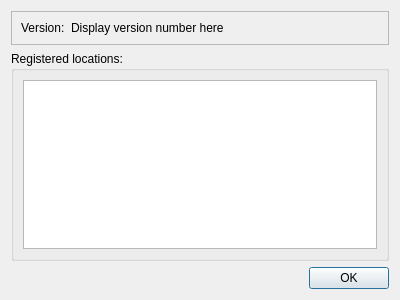
<?xml version="1.0" encoding="UTF-8"?>
<ui version="4.0">
 <class>SettingsDialog</class>
 <widget class="QDialog" name="SettingsDialog">
  <property name="geometry">
   <rect>
    <x>0</x>
    <y>0</y>
    <width>400</width>
    <height>300</height>
   </rect>
  </property>
  <property name="windowTitle">
   <string>Settings</string>
  </property>
  <layout class="QVBoxLayout" name="verticalLayout">
   <item>
    <widget class="QFrame" name="frame">
     <property name="frameShape">
      <enum>QFrame::StyledPanel</enum>
     </property>
     <property name="frameShadow">
      <enum>QFrame::Raised</enum>
     </property>
     <layout class="QHBoxLayout" name="horizontalLayout_2">
      <item>
       <widget class="QLabel" name="version_label">
        <property name="text">
         <string>Version:</string>
        </property>
       </widget>
      </item>
      <item>
       <widget class="QLabel" name="versionDisplay_label">
        <property name="sizePolicy">
         <sizepolicy hsizetype="Expanding" vsizetype="Preferred">
          <horstretch>1</horstretch>
          <verstretch>0</verstretch>
         </sizepolicy>
        </property>
        <property name="text">
         <string>Display version number here</string>
        </property>
       </widget>
      </item>
     </layout>
    </widget>
   </item>
   <item>
    <widget class="QGroupBox" name="registeredLocations_groupBox">
     <property name="title">
      <string>Registered locations:</string>
     </property>
     <layout class="QHBoxLayout" name="horizontalLayout">
      <item>
       <widget class="QPlainTextEdit" name="registeredLocations_plainTextEdit"/>
      </item>
     </layout>
    </widget>
   </item>
   <item>
    <widget class="QDialogButtonBox" name="buttonBox">
     <property name="orientation">
      <enum>Qt::Horizontal</enum>
     </property>
     <property name="standardButtons">
      <set>QDialogButtonBox::Ok</set>
     </property>
    </widget>
   </item>
  </layout>
 </widget>
 <resources/>
 <connections>
  <connection>
   <sender>buttonBox</sender>
   <signal>accepted()</signal>
   <receiver>SettingsDialog</receiver>
   <slot>accept()</slot>
   <hints>
    <hint type="sourcelabel">
     <x>248</x>
     <y>254</y>
    </hint>
    <hint type="destinationlabel">
     <x>157</x>
     <y>274</y>
    </hint>
   </hints>
  </connection>
  <connection>
   <sender>buttonBox</sender>
   <signal>rejected()</signal>
   <receiver>SettingsDialog</receiver>
   <slot>reject()</slot>
   <hints>
    <hint type="sourcelabel">
     <x>316</x>
     <y>260</y>
    </hint>
    <hint type="destinationlabel">
     <x>286</x>
     <y>274</y>
    </hint>
   </hints>
  </connection>
 </connections>
</ui>
